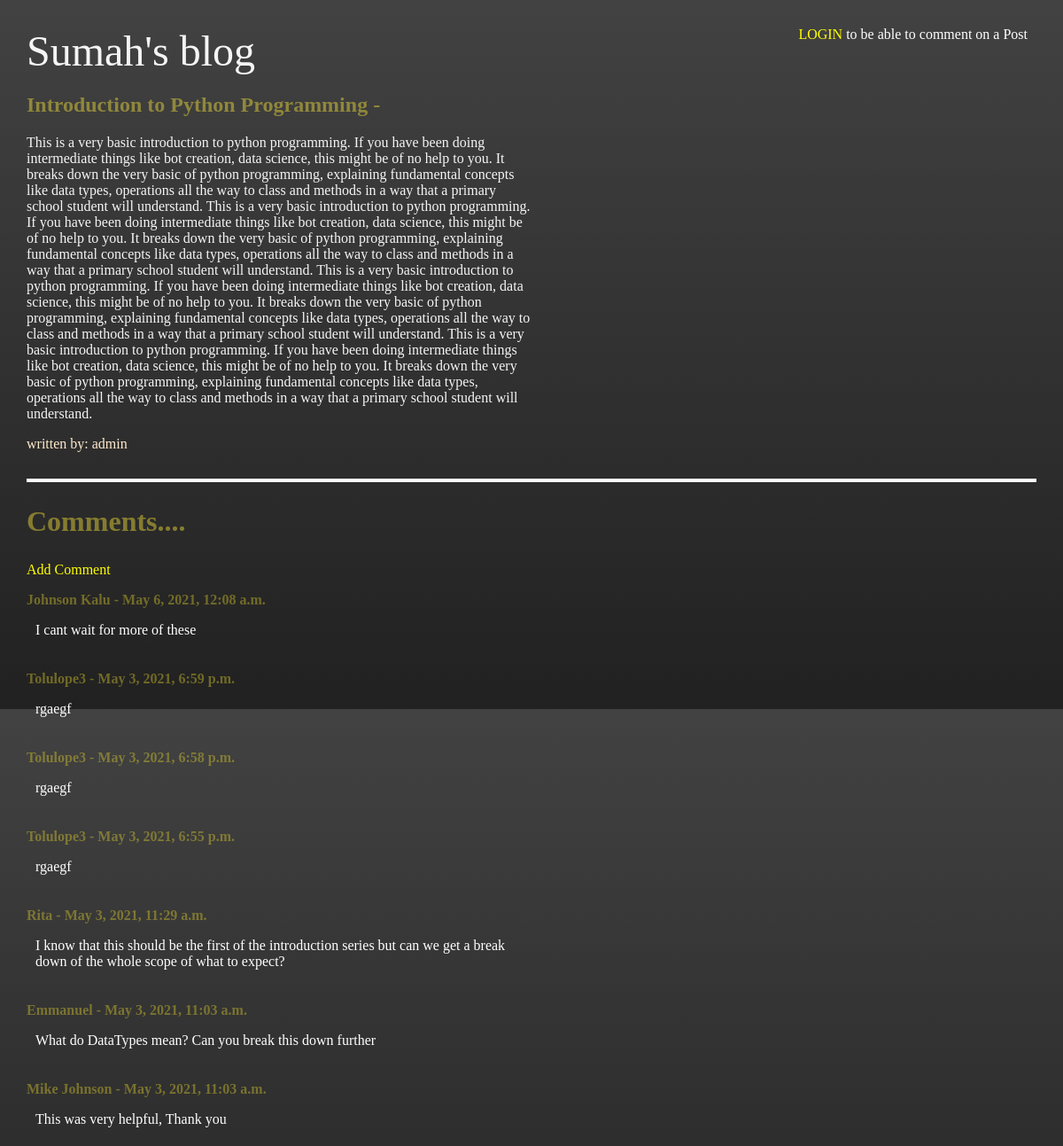
The app's page /introduction-to-python-programming/ with its own data.
### blog/models.py (models this page shows, shortened)
class Post(models.Model):
    title = models.CharField(max_length=100)
    slug = models.SlugField(null=True)
    author = models.ForeignKey('auth.User', on_delete=models.CASCADE)
    body = models.TextField()

class Comment(models.Model):
    post = models.ForeignKey(Post, related_name='comments', on_delete=models.CASCADE)
    name = models.CharField(max_length=200)
    body = models.TextField()
    date_added = models.DateTimeField(auto_now_add=True)

### blog/views.py (the view)
# urls.py: path('<slug>/', BlogDetailView.as_view(), name = 'post_detail_url'),
class BlogDetailView(DetailView):
    model = Post
    template_name = "blog_post_detail.html"
    context_object_name = 'post'

### blog/templates/blog_post_detail.html (shortened to what this page needs)
{% extends 'base.html' %}
{% block content %}
    <div class="single-post">
        <h1 class="single-post-header text-darkyellow">{{post.title}} - {{ post.date_added }}</h1>
        <p  class="single-post-body text-whitesmoke" style="height: auto;">{{post.body}}</p>
        <p class="single-post-author">written by: {{post.author}}</p>
    </div>
    <hr>
    <div class="comments">
        <h2>Comments....</h2>
        <a href="{% url 'blog:add_comment_url' slug=post.slug %}" style="color: yellow;">Add Comment</a>
        {% if not post.comments.all %}
            No Comments on this post, be the first to <a href="{% url 'blog:add_comment_url' slug=post.slug %}">Add one</a>
        {% else %}
            {% for comment in post.comments.all reversed %}
                <div class="single-comment">
                    <strong><p class="single-comment-name">{{comment.name}} - {{ comment.date_added}}</p></strong>
                    <p class="single-comment-body">{{comment.body}}</p>
                </div>
            {% endfor %}
        {% endif %}
    </div>
{% endblock content %}

### blog/templates/base.html (style rules this page uses)
html { height: auto; }
body { height: 100%; margin: 0; background-repeat: no-repeat; background-attachment: fixed; margin: 30px; }
a { text-decoration: none; }
.main-bg { background: #424242; background: linear-gradient( #424242, #212121); }
.text-whitesmoke { color: whitesmoke }
.text-darkyellow { color: rgba(255, 235, 59, 0.432) }
.single-post { max-width: 50%; min-width: 400px; margin-bottom: 30px; }
.single-post-body { height: 50px; overflow:hidden; }
.single-post-author { color: blanchedalmond; }
hr { border: 2px solid white; }
.comments { max-width: 50%; min-width: 400px; }
.comments h2 { color: rgba(255, 235, 59, 0.432); font-size: 2rem; }
.single-comment { padding-bottom: 5px; }
.single-comment-body { color: white; padding-left: 10px; }
.single-comment-name { color: rgba(219, 202, 44, 0.432); }

### records on screen
Post: title "Introduction to Python Programming", body "This is a very basic introduction to python programming. If you have been doing intermediate things like bot creation, data science, this might be of no help to you. It breaks down the very basic of python programming, explaining fundamental concepts like data types, operations all the way to class and methods in a way that a primary school student will understand. This is a very basic introduction to python programming. If you have been doing intermediate things like bot creation, data science, this might be of no help to you. It breaks down the very basic of python programming, explaining fundamental concepts like data types, operations all the way to class and methods in a way that a…", author "admin"
Comment: name "Johnson Kalu", date_added "May 6, 2021, 12:08 a.m.", body "I cant wait for more of these"
Comment: name "Tolulope3", date_added "May 3, 2021, 6:59 p.m.", body "rgaegf"
Comment: name "Tolulope3", date_added "May 3, 2021, 6:58 p.m.", body "rgaegf"
Comment: name "Tolulope3", date_added "May 3, 2021, 6:55 p.m.", body "rgaegf"
Comment: name "Rita", date_added "May 3, 2021, 11:29 a.m.", body "I know that this should be the first of the introduction series but can we get a break down of the whole scope of what to expect?"
Comment: name "Emmanuel", date_added "May 3, 2021, 11:03 a.m.", body "What do DataTypes mean? Can you break this down further"
Comment: name "Mike Johnson", date_added "May 3, 2021, 11:03 a.m.", body "This was very helpful, Thank you"
